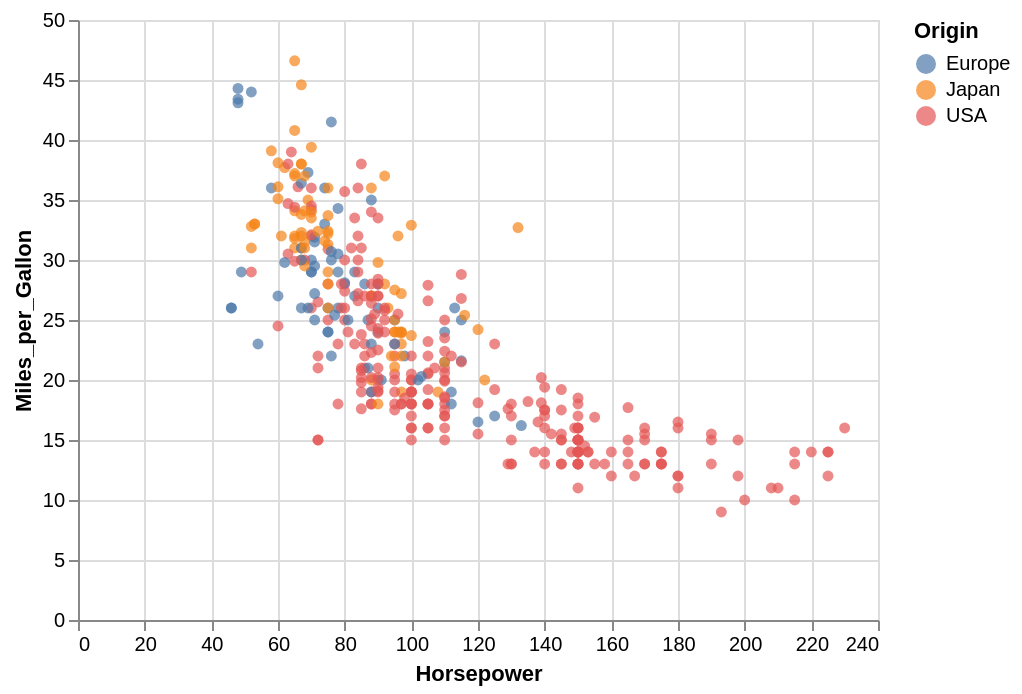

Specify this chart in Vega-Lite:
### Vega-Lite specification from a JSON file in a GitHub repository (floating-point values rounded to 4 significant figures; data arrays with more than 128 entries replaced by an {"elided": "..."} marker saying what was removed)
{"encoding": {"y": {"title": "Miles_per_Gallon", "field": "properties.Miles_per_Gallon", "type": "quantitative"}, "x": {"title": "Horsepower", "field": "properties.Horsepower", "type": "quantitative"}, "color": {"title": "Origin", "field": "properties.Origin", "type": "nominal"}}, "$schema": "https://vega.github.io/schema/vega-lite/v2.4.1.json", "data": {"values": {"features": {"elided": "406 records"}, "type": "FeatureCollection"}, "format": {"type": "json", "property": "features"}}, "selection": {"selector006": {"encodings": ["x", "y"], "type": "interval", "bind": "scales"}}, "config": {"view": {"height": 300, "width": 400}}, "mark": "circle"}
